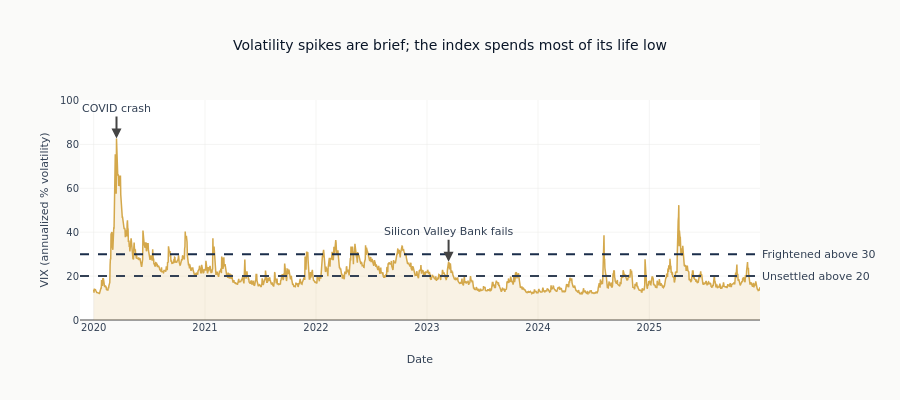

Notebook cell for this chart:
### Markdown cell above
The two reference lines mark the levels the market conventionally treats as the boundary
between a calm regime, an unsettled one and a frightened one. They are conventions rather than
thresholds anything is computed from, and the point of drawing them is that the series spends
most of its life below the first and only days at a time above the second.

### Code cell
vix_recent = vix.filter(pl.col("timestamp") >= pl.lit(RECENT_START).str.to_date())
vix_pd = vix_recent.to_pandas()

fig = go.Figure()
fig.add_trace(
    go.Scatter(
        x=vix_pd["timestamp"],
        y=vix_pd["vixcls"],
        mode="lines",
        name="VIX",
        line=dict(color=COLORS["amber"], width=1.5),
        fill="tozeroy",
        fillcolor="rgba(212, 168, 75, 0.15)",  # translucent COLORS["amber"]
    )
)
for level, label, color in [
    (20, "Unsettled above 20", COLORS["neutral"]),
    (30, "Frightened above 30", COLORS["slate"]),
]:
    fig.add_hline(
        y=level,
        line_dash="dash",
        line_color=color,
        annotation_text=label,
        annotation_position="right",
    )
for date, label in [
    ("2020-03-16", "COVID crash"),
    ("2023-03-13", "Silicon Valley Bank fails"),
]:
    at_date = vix_pd.loc[vix_pd["timestamp"].astype(str) == date, "vixcls"]
    if at_date.empty:
        continue
    fig.add_annotation(
        x=date, y=float(at_date.iloc[0]), text=label, showarrow=True, arrowhead=2, ax=0, ay=-30
    )
fig.update_layout(
    title="Volatility spikes are brief; the index spends most of its life low",
    xaxis_title="Date",
    yaxis_title="VIX (annualized % volatility)",
    height=400,
    showlegend=False,
    margin=dict(r=140),
)
show_plotly_with_alt(
    fig,
    "Filled line chart of the VIX from 2020, with dashed rules at twenty and thirty. The series spends most of its length below twenty, with brief tall spikes annotated at the COVID crash and the failure of Silicon Valley Bank.",
)

### Figure 1 — Plotly figure (JSON) as saved in the notebook; plotly's stock layout.template omitted (floating-point values rounded to 4 significant figures; data arrays with more than 128 entries replaced by an {"elided": "..."} marker saying what was removed)
{"data": [{"fill": "tozeroy", "fillcolor": "rgba(212, 168, 75, 0.15)", "line": {"color": "#D4A84B", "width": 1.5}, "mode": "lines", "name": "VIX", "type": "scatter", "x": {"elided": "2192 str values"}, "y": {"elided": "2192 float values"}}], "layout": {"annotations": [{"showarrow": false, "text": "Unsettled above 20", "x": 1, "xanchor": "left", "xref": "x domain", "y": 20, "yanchor": "middle", "yref": "y"}, {"showarrow": false, "text": "Frightened above 30", "x": 1, "xanchor": "left", "xref": "x domain", "y": 30, "yanchor": "middle", "yref": "y"}, {"arrowhead": 2, "ax": 0, "ay": -30, "showarrow": true, "text": "COVID crash", "x": "2020-03-16", "y": 82.69}, {"arrowhead": 2, "ax": 0, "ay": -30, "showarrow": true, "text": "Silicon Valley Bank fails", "x": "2023-03-13", "y": 26.52}], "height": 400, "margin": {"r": 140}, "shapes": [{"line": {"color": "#334155", "dash": "dash"}, "type": "line", "x0": 0, "x1": 1, "xref": "x domain", "y0": 20, "y1": 20, "yref": "y"}, {"line": {"color": "#1a2d4a", "dash": "dash"}, "type": "line", "x0": 0, "x1": 1, "xref": "x domain", "y0": 30, "y1": 30, "yref": "y"}], "showlegend": false, "title": {"text": "Volatility spikes are brief; the index spends most of its life low"}, "xaxis": {"title": {"text": "Date"}}, "yaxis": {"title": {"text": "VIX (annualized % volatility)"}}}}
